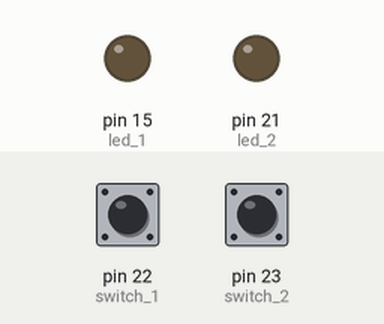
Simulated run of this sketch. Board: Arduino Mega 2560, built with avr-gcc and run on an emulated ATmega2560. Shown: output pins drawn as LEDs (lit = HIGH). The inputs (shaded band) are chosen by the test bench; at power-on: pin 22 (switch_1) HIGH, pin 23 (switch_2) HIGH.

Above: at 1.2 s.
1.3 s: pin 22 (switch_1) pulled LOW for 0.15 s
At 1.47 s:
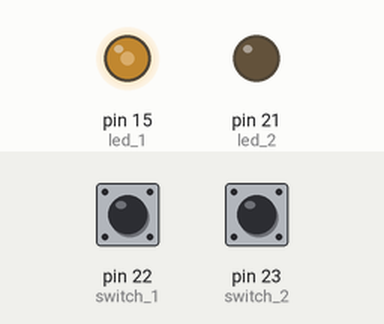
3.0 s: pin 22 (switch_1) pulled LOW for 0.15 s
Timing chart, 0 to 6.0 s (numbered marks = the images above; inputs shaded):
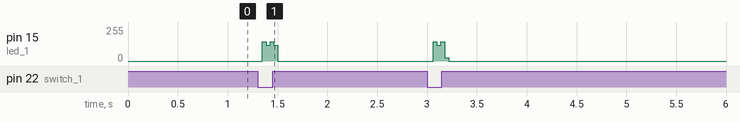

The sketch:

Assingment_1_without_interrupt_2.ino
```cpp
// Initializing which pins to be used for the button switches and LED
#define switch_1 22
#define switch_2 23

#define led_1 15
#define led_2 21

//Initilization of button states
int button_1 = 0;
int button_2 = 0;


void setup()
{
// Setting which pins are inputs and outputs
  pinMode(switch_1, INPUT);
  pinMode(switch_2, INPUT);

  pinMode(led_1, OUTPUT);
  pinMode(led_2, OUTPUT);

}

void loop()
  {
  // Read the button state after starting each loop
  button_1 = digitalRead(switch_1);
  button_2 = digitalRead(switch_2);
  // The coniditons of the buttons

    // When none of the buttons are pressed
    if (button_1 == 0 && button_2 == 0)
      {
        // Signal B wave form
        digitalWrite(led_2,HIGH);

        delayMicroseconds(50);
        digitalWrite(led_2,LOW);

        // For loop for signal A wave form for normal mode (12 waveforms)
        for (int i = 0; i < 12; i++)
         {
            digitalWrite(led_1, HIGH);
            delayMicroseconds((900 + (50*i)));

            digitalWrite(led_1, LOW);
            delayMicroseconds(600);
         }

        // Down time in between signal A and B waveforms
        delayMicroseconds(6000);
      }

  // When button 2 is pressed
  if (button_1 == 0 && button_2 == 1)
    {
      // Signal B waveform
      digitalWrite(led_2,HIGH);
      delayMicroseconds(50);
      digitalWrite(led_2,LOW);

        // Signal A waveform mode 2 (inverted) (12 waveforms)
        for (int j = 0; j < 12; j++ )
          {
            digitalWrite(led_1, HIGH);
            delayMicroseconds((1450 - (50*j)));

            digitalWrite(led_1, LOW);
            delayMicroseconds(600);
          }
        delayMicroseconds(6000);
    }

  // When button 1 is pressed, it will stop any waveforms from happening
  if (button_1 == 1)
    {

      digitalWrite(led_1, LOW);
      digitalWrite(led_2, LOW);
      delay(50);

    }

}
```
